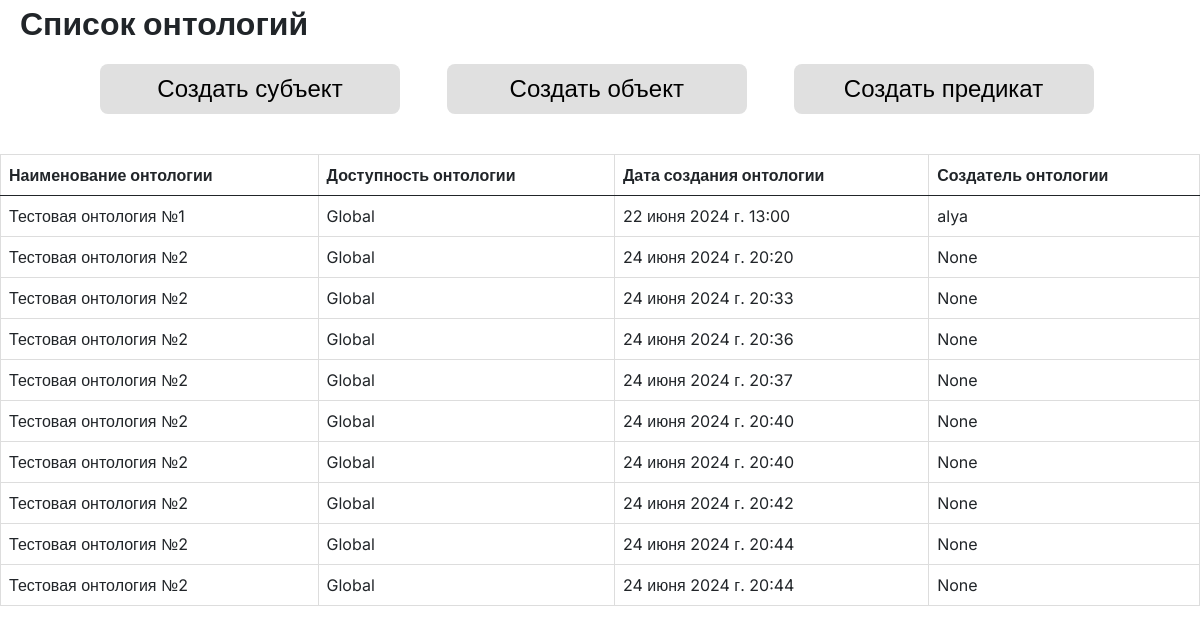
/ontology/list/, run on an earlier commit of the app's database.
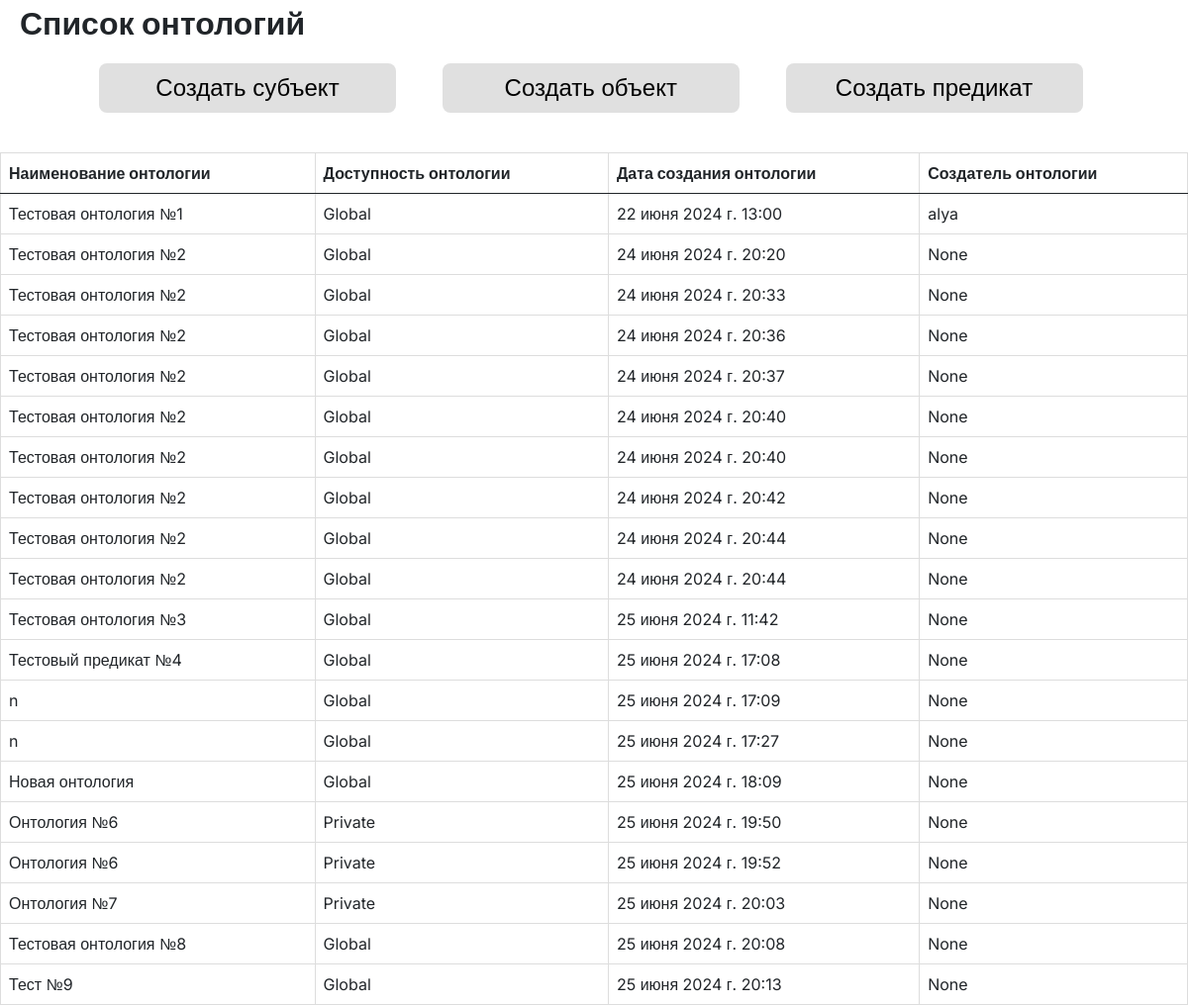
And on a later commit of the database.
### ontology_auth/models.py (models this page shows, shortened)
class Ontology(models.Model):
    ACCESS_CHOICES=[
        ('Global', 'Общедоступная'),
        ('Private', 'Приватная'),
        ]
    name=models.CharField(max_length=100, verbose_name=('Наименование онтологии'))
    access=models.CharField(
        max_length=50,
        choices=ACCESS_CHOICES,
        default='Global',
        verbose_name=('Доступность')
        )
    created_at = models.DateTimeField(default=timezone.now, verbose_name=('Дата создания'))
    owner=models.ForeignKey(
        User,
        related_name='ontology',
        on_delete=models.SET_NULL,
        null=True,
        blank=True,
        verbose_name=('Владелец')
        )

### ontology_auth/views.py (the view)
# urls.py: path('ontology/list/',ontology_list_1,name='ontology_list_1'),
def ontology_list_1(request):
    ontologys= Ontology.objects.all()
    context= {'ontologys': ontologys}
    return render(request, "ontology_auth/ontology_list.html", context)

### ontology_auth/templates/ontology_auth/ontology_list.html (shortened to what this page needs)
<!DOCTYPE html>
{% load static %}
<html lang="en">
<head>
    <link rel="stylesheet" href="{% static 'ontology_auth/style_ontology_list.css' %}">
    <link href="https://cdn.jsdelivr.net/npm/bootstrap@5.0.2/dist/css/bootstrap.min.css" rel="stylesheet"
>
</head>
<body>
    <div class="name_wrapper">
        <div class="title_weapper inter-fz fs-2" style="margin-left:20px;" >
            <p>Список онтологий</p>
        </div>
    </div>
    <div class="title_weapper inter-fz fs-4" style="margin-left:20px;" >
        <div class="btn_wrappr inter-fz-1 fs-4" style="margin-left:40px; margin-bottom:40px;">
            <button class="btn_wrappr_1 inter-fz-1" style="margin-left:40px;" onclick="window.location.href='/ontology/new/subject/'; return false">Создать субъект</button>
            <button class="btn_wrappr_1 inter-fz-1" style="margin-left:40px;" onclick="window.location.href='/ontology/new/object/'; return false">Создать объект</button>
            <button class="btn_wrappr_1 inter-fz-1" style="margin-left:40px;" onclick="window.location.href='/ontology/new/predicat/'; return false">Создать предикат</button>
        </div>
    </div>
<table class="table">
    <thead class="inter-fz">
		<tr>
			<th>Наименование онтологии</th>
			<th>Доступность онтологии</th>
			<th>Дата создания онтологии</th>
			<th>Создатель онтологии</th>
		</tr>
	</thead>
{% for ontology in ontologys %}
        <div class="inter-fz" gap="20px">
            <tr onclick="window.location.href='/ontology/{{ ontology.id }}'; return false">
                <td class="inter-fz-1" >{{ontology.name}}</td>
                <td class="inter-fz-1">{{ontology.access}}</td>
                <td class="inter-fz-1">{{ontology.created_at}}</td>
                <td class="inter-fz-1">{{ontology.owner}}</td>
            </tr>
        </div>
    {% empty %}
    <div class="title_weapper inter-fz fs-2" style="margin-left:20px;" >
        <p>У вас пока нет онтологий!</p>
    </div>
{% endfor %}
</table>
</body>
</html>

### ontology_auth/static/ontology_auth/style_ontology_list.css (style rules this page uses)
.inter-fz { font-family: "Inter", sans-serif; font-optical-sizing: auto; font-weight: 700; font-style: normal; font-variation-settings: "slnt" 0; }
.inter-fz-1 { font-family: "Inter", sans-serif; font-optical-sizing: auto; font-weight: 400; font-style: normal; font-variation-settings: "slnt" 0; }
.table { width: 100%; margin-bottom: 20px; border: 1px solid #dddddd; border-collapse: collapse; }
.table th { font-weight: bold; padding: 5px; background: #efefef; border: 1px solid #dddddd; }
.table td { border: 1px solid #dddddd; padding: 5px; }
.btn_wrappr>button { background-color: #E0E0E0; border-radius: 8px; border: #E0E0E0; width: 300px; height: 50px; color: #black; font-family: "Inter", sans-serif; padding: 3px, 3px, 3px, 3px; }
body { position: absolute; top: 0; right: 0; bottom: 0; left: 0; }

What changed in the data, as far as the page shows it:
added Ontology: name "Тестовая онтология №3", access "Global", created_at "25 июня 2024 г. 11:42", owner "None"
added Ontology: name "Тестовый предикат №4", access "Global", created_at "25 июня 2024 г. 17:08", owner "None"
added Ontology: name "n", access "Global", created_at "25 июня 2024 г. 17:09", owner "None"
added Ontology: name "n", access "Global", created_at "25 июня 2024 г. 17:27", owner "None"
added Ontology: name "Новая онтология", access "Global", created_at "25 июня 2024 г. 18:09", owner "None"
added Ontology: name "Онтология №6", access "Private", created_at "25 июня 2024 г. 19:50", owner "None"
added Ontology: name "Онтология №6", access "Private", created_at "25 июня 2024 г. 19:52", owner "None"
added Ontology: name "Онтология №7", access "Private", created_at "25 июня 2024 г. 20:03", owner "None"
added Ontology: name "Тестовая онтология №8", access "Global", created_at "25 июня 2024 г. 20:08", owner "None"
added Ontology: name "Тест №9", access "Global", created_at "25 июня 2024 г. 20:13", owner "None"
